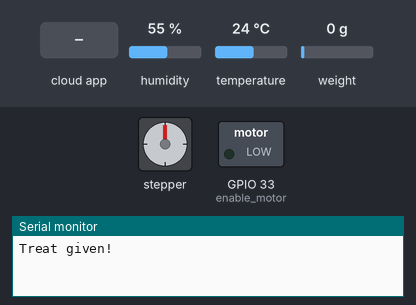
This sketch was run on a simulated ESP32. On the bench: stepper motor, switched loads named in the sketch (green lamp = pin HIGH), the last lines printed to the serial monitor. Wiring (inferred from the names in the program): stepper motor driver (200 steps per turn assumed): step GPIO 32; direction GPIO 35. The inputs (shaded band) are chosen by the test bench; at power-on: humidity 55 %, temperature 24 °C, weight on the scale 0 g. Uploads are accepted with an empty reply; the local clock reads 2024-03-15 10:24:30 at power-on unless the sketch sets it; the RemoteXY app is connected; pins used as bus, display or sensor lines are not drawn.

Above: at 2.2 s.
2.3 s: the phone or cloud app sets Treat to 1
At 3.0 s:
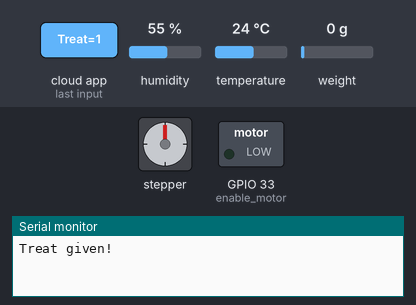
8.3 s: the phone or cloud app sets Calibrate to 1
At 11.6 s:
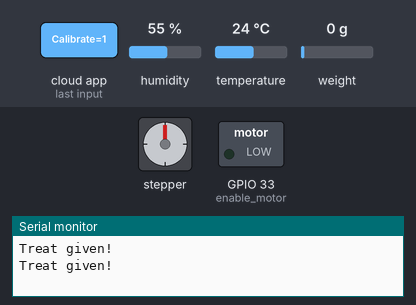
Timing chart, 0 to 69.8 s (numbered marks = the images above; inputs shaded):
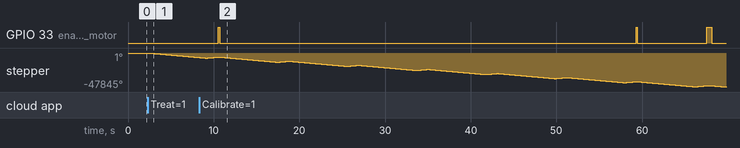

The sketch:

Main.ino
```cpp
/* TODO LIST

- HISTORICO
- FEED(RTC)
- SERVER TIME(RTC)??
- BUGS DEBOUNCING BUTTOM
- CALIBRATION TIMEOUT

*/

/*
   -- DF --

   This source code of graphical user interface
   has been generated automatically by RemoteXY editor.
   To compile this code using RemoteXY library 3.1.8 or later version
   download by link http://remotexy.com/en/library/
   To connect using RemoteXY mobile app by link http://remotexy.com/en/download/
     - for ANDROID 4.11.1 or later version;
     - for iOS 1.9.1 or later version;

   This source code is free software; you can redistribute it and/or
   modify it under the terms of the GNU Lesser General Public
   License as published by the Free Software Foundation; either
   version 2.1 of the License, or (at your option) any later version.
*/

//////////////////////////////////////////////
//        RemoteXY include library          //
//////////////////////////////////////////////

// RemoteXY select connection mode and include library
#define REMOTEXY_MODE__ESP32CORE_WIFI_CLOUD
#include <WiFi.h>
#include <HTTPClient.h>
#include <RemoteXY.h>
#include <ArduinoJson.h>
#include <string>
#include <cstring>
#include <Base64.h>

String HOST_NAME = "http://192.168.1.85";  // change to your PC's IP address
String PATH_NAME = "/insert_temp.php";
// RemoteXY connection settings
#define REMOTEXY_WIFI_SSID "DogFeederIoT"
#define REMOTEXY_WIFI_PASSWORD "12345678"
#define REMOTEXY_CLOUD_SERVER "cloud.remotexy.com"
#define REMOTEXY_CLOUD_PORT 6376
#define REMOTEXY_CLOUD_TOKEN "55e50841f56d4970c726b07309336673"

//server configuration stuff(incomplete)
const char WIFI_SSID[] = "Fabian"; //"Fabian";            //erodam
const char WIFI_PASSWORD[] ="easypassword"; // "easypassword";  //erodam password
//const char SERVER_USER[] = "@student.uc.pt";
//const char SERVER_PASS[] = "";

// RemoteXY configurate
#pragma pack(push, 1)
uint8_t RemoteXY_CONF[] =   // 743 bytes
  { 255,26,0,53,1,224,2,16,31,5,130,3,2,13,58,73,3,30,130,3,
  2,17,59,47,2,30,130,1,0,91,64,11,0,30,66,128,8,60,49,8,
  1,29,31,1,5,21,20,23,9,1,29,31,84,114,101,97,116,0,131,3,
  4,93,12,4,1,28,31,77,97,105,110,0,131,2,33,93,12,4,2,28,
  31,69,100,105,116,0,67,4,21,42,23,9,1,24,31,22,67,4,12,7,
  40,5,1,24,31,20,1,5,19,78,25,8,2,29,31,67,97,108,105,98,
  114,97,116,101,0,131,2,19,93,12,4,3,28,31,72,105,115,116,111,114,
  121,0,67,4,4,15,54,8,3,28,31,31,131,2,47,93,12,4,4,28,
  31,73,110,102,111,0,129,0,20,35,25,4,1,27,78,101,120,116,32,109,
  101,97,108,32,97,116,58,0,129,0,27,56,11,3,1,27,83,116,111,114,
  97,103,101,0,67,4,10,77,14,9,1,24,31,22,67,4,38,77,13,9,
  1,24,31,22,129,0,11,73,11,3,1,27,72,117,109,105,100,105,116,121,
  0,129,0,35,73,18,3,1,27,84,101,109,112,101,114,97,116,117,114,101,
  0,129,0,16,6,31,7,2,27,83,99,104,101,100,117,108,101,0,129,0,
  41,19,17,4,2,27,77,101,97,108,32,115,105,122,101,0,129,0,7,19,
  9,4,2,27,72,111,117,114,0,129,0,22,19,12,4,2,27,77,105,110,
  117,116,101,0,72,108,18,19,26,26,4,2,27,75,30,0,0,0,0,0,
  0,200,66,0,0,0,0,135,0,0,112,66,0,0,200,66,94,0,0,240,
  65,0,0,112,66,36,0,0,0,0,0,0,240,65,68,49,6,41,53,44,
  4,31,27,86,97,114,105,97,98,108,101,32,49,0,129,0,10,6,42,5,
  4,27,81,117,97,108,105,116,121,32,111,102,32,115,116,111,114,97,103,101,
  0,67,4,4,25,54,8,3,29,31,31,67,4,4,35,54,8,3,29,31,
  31,67,4,4,45,54,8,3,29,31,31,67,4,4,55,54,8,3,29,31,
  31,129,0,3,1,56,6,3,28,68,65,84,69,32,32,32,72,79,85,82,
  32,32,32,83,73,90,69,0,67,4,4,65,54,8,3,29,31,31,67,4,
  4,75,54,8,3,29,31,31,129,0,24,80,3,4,1,27,37,0,129,0,
  51,80,3,4,1,27,194,186,67,0,129,0,5,70,53,4,2,27,73,115,
  32,116,104,101,32,102,111,111,100,32,97,109,111,117,110,116,32,105,110,99,
  111,114,114,101,116,63,0,7,20,5,26,13,7,2,31,29,2,7,20,5,
  36,13,7,2,31,29,2,7,20,5,45,13,7,2,31,29,2,7,20,5,
  54,13,7,2,31,29,2,7,20,22,26,13,7,2,31,29,2,7,20,22,
  36,13,7,2,31,29,2,7,20,22,45,13,7,2,31,29,2,7,20,22,
  54,13,7,2,31,29,2,7,20,42,26,16,7,2,31,29,2,7,20,42,
  36,16,7,2,31,29,2,7,20,42,45,16,7,2,31,29,2,7,20,42,
  54,16,7,2,31,29,2,129,0,19,27,2,5,2,27,58,0,129,0,19,
  37,2,5,2,27,58,0,129,0,19,46,2,5,2,27,58,0,129,0,19,
  55,2,5,2,27,58,0,130,3,22,14,1,72,3,30,130,3,40,14,1,
  72,3,30 };

// this structure defines all the variables and events of your control interface
struct {

    // input variables
  uint8_t Treat; // =1 if button pressed, else =0
  uint8_t Calibrate; // =1 if button pressed, else =0
  int16_t Hour_A;  // 32767.. +32767
  int16_t Hour_B;  // 32767.. +32767
  int16_t Hour_C;  // 32767.. +32767
  int16_t Hour_D;  // 32767.. +32767
  int16_t Minute_A;  // 32767.. +32767
  int16_t Minute_B;  // 32767.. +32767
  int16_t Minute_C;  // 32767.. +32767
  int16_t Minute_D;  // 32767.. +32767
  int16_t Meal_size_A;  // 32767.. +32767
  int16_t Meal_size_B;  // 32767.. +32767
  int16_t Meal_size_C;  // 32767.. +32767
  int16_t Meal_size_D;  // 32767.. +32767

    // output variables
  int8_t Storage; // =0..100 level position
  char Info[22];  // string UTF8 end zero
  char Calendar[20];  // string UTF8 end zero
  char Record1[31];  // string UTF8 end zero
  char Info_H[22];  // string UTF8 end zero
  char Info_T[22];  // string UTF8 end zero
  int8_t circularbar_1;  // from 0 to 100
  float onlineGraph_1;
  char Record2[31];  // string UTF8 end zero
  char Record3[31];  // string UTF8 end zero
  char Record4[31];  // string UTF8 end zero
  char Record5[31];  // string UTF8 end zero
  char Record6[31];  // string UTF8 end zero
  char Record7[31];  // string UTF8 end zero

    // other variable
  uint8_t connect_flag;  // =1 if wire connected, else =0

} RemoteXY;
#pragma pack(pop)

//////////////////////////////////////////////////////////////////
//                  END RemoteXY include                        //
//////////////////////////////////////////////////////////////////

//////////////////////////////////////////////////////////////////
//                     INCLUDES & DEFINES                       //
//////////////////////////////////////////////////////////////////

// Humidity and temperature-----------------------------------------------
#include <Adafruit_Sensor.h>
#include <DHT.h>
#include <DHT_U.h>
#define DHTPIN 4       // Pin which is connected to the DHT sensor.
#define DHTTYPE DHT11  // DHT 11

DHT_Unified dht(DHTPIN, DHTTYPE);

float myTemperature = 0, myHumidity = 0;
unsigned long previousMillis = 0;  // store the last time an HTTP request was made
unsigned long interval = 15000;    // interval at which to send HTTP requests (60 seconds)

unsigned long previousGetProbMillis = 0;  // store the last time 'fungus_growth_prob' was retrieved
unsigned long getProbInterval = 25000;    // interval at which to get 'fungus_growth_prob' (30 seconds)

// Real Time Clock---------------------------------------------------------------------


#include "Arduino.h"
#include "uRTCLib.h"
uRTCLib rtc(0x68);  // uRTCLib rtc;

String lastTemperatureChange;
String lastHumidityChange;


// Scale/load cell---------------------------------------------------------------------

#include <HX711.h>

const int LOADCELL_DT_PIN = 27;
const int LOADCELL_SCK_PIN = 26;

HX711 scale;  // Create an instance of the HX711 library

float weight;

// Motor -----------------------------------------------------------------------------

const int enable_motor = 33;
const int step = 32;
const int dirPin = 35;

float cal = 0;  // auxiliary declaration

//////////////////////////////////////////////////////////////////
//                          FUNCTIONS                           //
//////////////////////////////////////////////////////////////////

//=====================================================================================

void stepper(float Screw_turns, int motorpin, bool direction) {

  int speed = 840;  //NEEDS TO BE CALIBRATED !!!
  int full_turn = 4000;

  int steps = Screw_turns * full_turn;  // get how many steps

  digitalWrite(enable_motor, LOW);
  digitalWrite(dirPin, direction);

  for (int x = 0; x < steps; x++) {
    digitalWrite(motorpin, HIGH);
    delayMicroseconds(speed);
    digitalWrite(motorpin, LOW);
    delayMicroseconds(speed);
  }
  digitalWrite(enable_motor, HIGH);
}


//--------------------------------------------------------------------------------------

int Calibration() {  // Motor will spin 5 times and drop an X amount of food. Then we can find how much food per turn.
  float weight = scale.get_units();
  float aux = 0;
  for (int i = 0; i <= 5; i = i + 1) {
    stepper(1, step, 0);    //1 turn = 4000 steps = 103g
    stepper(0.2, step, 1);  //spins backwards chug control
  }
  aux = scale.get_units();
  aux = (weight - aux) / 5;
  return aux;
}


//--------------------------------------------------------------------------------------

void feed(int cal, int amount, bool slow) {
  float turns;
  turns = 50 / cal;  //  to get how many turns to get 50g

  for (int i = 0; i <= amount; i = i + 50) {
    stepper(turns, step, 0);  //1 turn = 4000 steps = 103g
    stepper(0.2, step, 1);    //spins backwards chug control
    if (slow) {
      delay(1000);
    }
  }
}


//=====================================================================================

int temperature() {
  sensors_event_t event;
  dht.temperature().getEvent(&event);
  if (isnan(event.temperature)) {
    Serial.println("Error reading temperature!");
  } else {
    myTemperature = (float)event.temperature;
    rtc.refresh();
    lastTemperatureChange = String(rtc.hour()) + ":" + String(rtc.minute()) + ":" + String(rtc.second());
    return myTemperature;
  }
}


//--------------------------------------------------------------------------------------

float humidity() {
  sensors_event_t event;
  dht.humidity().getEvent(&event);
  if (isnan(event.relative_humidity)) {
    Serial.println("Error reading humidity!");
  } else {
    myHumidity = (float)event.relative_humidity;
    rtc.refresh();
    lastHumidityChange = String(rtc.hour()) + ":" + String(rtc.minute()) + ":" + String(rtc.second());
    return myHumidity;
  }
}


//--------------------------------------------------------------------------------------

int quality() {
  int aux;
  if (temperature() > 10 && temperature() < 20 && humidity() > 0 && humidity() < 30) aux = 95;
  if (temperature() > 20 && temperature() < 30 && humidity() > 30 && humidity() < 60) aux = 65;
  if (temperature() > 30 && humidity() > 60) aux = 35;
  return aux;
}


//=====================================================================================

void calculate_closest_meal() {
  int diff0 = abs((RemoteXY.Hour_A - rtc.hour()) * 60 + (RemoteXY.Minute_A - rtc.minute()));
  int diff1 = abs((RemoteXY.Hour_B - rtc.hour()) * 60 + (RemoteXY.Minute_B - rtc.minute()));
  int diff2 = abs((RemoteXY.Hour_C - rtc.hour()) * 60 + (RemoteXY.Minute_C - rtc.minute()));
  int diff3 = abs((RemoteXY.Hour_D - rtc.hour()) * 60 + (RemoteXY.Minute_D - rtc.minute()));
  //find smaller diffrence
  int minDiff = min(min(diff0, diff1), min(diff2, diff3));

  int closestHour, closestMinute;
  if (minDiff == diff0) {
    closestHour = RemoteXY.Hour_A;
    closestMinute = RemoteXY.Minute_A;
  } else if (minDiff == diff1) {
    closestHour = RemoteXY.Hour_B;
    closestMinute = RemoteXY.Minute_B;
  } else if (minDiff == diff2) {
    closestHour = RemoteXY.Hour_C;
    closestMinute = RemoteXY.Minute_C;
  } else {
    closestHour = RemoteXY.Hour_D;
    closestMinute = RemoteXY.Minute_D;
  }
  //coppy transform int to string
  String strHour = String(closestHour);
  String strMinute = String(closestMinute);
  String result = strHour + ":" + strMinute;
  strcpy(RemoteXY.Info, result.c_str());
}


//////////////////////////////////////////////////////////////////
//                          VOID SETUP                           //
//////////////////////////////////////////////////////////////////


void setup() {
  RemoteXY_Init();
  Serial.begin(9600);
  //Serial.begin(115200);

  RemoteXY_Init();

  // Initialize the HX711 module -----------------------------------------------------------

  scale.begin(LOADCELL_DT_PIN, LOADCELL_SCK_PIN);
  scale.set_scale(100);  // Replace 1000 with your calibration factor
  scale.tare();  // Tare the scale to remove any existing weight

  // Initialize RTC-------------------------------------------------------------------------

  URTCLIB_WIRE.begin();
  //rtc.set(0, 8, 14, 4, 6, 7, 2023); // rtc.set(second, minute, hour, dayOfWeek, dayOfMonth, month, year)

  // Initialize Humidity and temperature---------------------------------------------------

  dht.begin();
  sensor_t sensor;
  dht.temperature().getSensor(&sensor);

  // motor pins -----------------------------------------------------------------------------

  pinMode(enable_motor, OUTPUT);
  pinMode(step, OUTPUT);
  pinMode(dirPin, OUTPUT);

  //INITIALIZATION==========================================================================

  RemoteXY.Hour_A = 7;
  RemoteXY.Hour_B = 12;
  RemoteXY.Hour_C = 16;
  RemoteXY.Hour_D = 20;
  RemoteXY.Minute_A = 0;
  RemoteXY.Minute_B = 30;
  RemoteXY.Minute_C = 45;
  RemoteXY.Minute_D = 0;
  RemoteXY.Meal_size_A = 200;
  RemoteXY.Meal_size_B = 50;
  RemoteXY.Meal_size_C = 100;
  RemoteXY.Meal_size_D = 50;

  sprintf(RemoteXY.Record1, "15/07 16:45 132g");  // NEEDS TO BE UPDATED
  sprintf(RemoteXY.Record2, "15/07 12:30 73g");
  sprintf(RemoteXY.Record3, "15/07 07:00 211g");
  sprintf(RemoteXY.Record4, "14/07 20:00 243g");
  sprintf(RemoteXY.Record5, "14/07 16:45 105g");
  sprintf(RemoteXY.Record6, "14/07 12:30 60g");
  sprintf(RemoteXY.Record7, "14/07 07:00 213g");

  RemoteXY.Storage = 33;

  //--------------------------------------------------------------------------------------------------


}

#define ISPRESSED LOW

//////////////////////////////////////////////////////////////////
//                          VOID LOOP                           //
//////////////////////////////////////////////////////////////////


void loop() {
  unsigned long currentMillis = millis();
  //server input, all that is to be stored(varibles need to be changed,and times will be 1 min because quality is calculated on the server on these values)
  String queryString = "?user_id=User1&temperature=" + String(myTemperature) + "&humidity=" + String(myHumidity) + "&weight=" + String(weight) + "&lastHumidityChange=" + String(lastHumidityChange) + "&lastTemperatureChange=" + String(lastTemperatureChange);

  //code that sends info above to server every "interval" milliseconds
  if (currentMillis - previousMillis >= interval) {
    // save the last time the HTTP request was made
    previousMillis = currentMillis;

    // ... put your HTTP request code here ...
    HTTPClient http;

    http.begin(HOST_NAME + PATH_NAME + queryString);  //HTTP
    int httpCode = http.GET();

    if (httpCode > 0) {
      if (httpCode == HTTP_CODE_OK) {
        String payload = http.getString();
        Serial.println(payload);
      } else {
        Serial.printf("[HTTP] GET... code: %d\n", httpCode);
      }
    } else {
      Serial.printf("[HTTP] GET... failed, error: %s\n", http.errorToString(httpCode).c_str());
    }

    http.end();
  }

  // Code that retrieves the fungus_growth_prob at a smaller interval
  if (currentMillis - previousGetProbMillis >= getProbInterval) {
    // Save the last time the fungus_growth_prob was retrieved
    previousGetProbMillis = currentMillis;

    // HTTP request code
    HTTPClient http;

    // Update this with your host name and the correct PHP script name
    http.begin(HOST_NAME + "/insert_temp.php");
    int httpCode = http.GET();

    if (httpCode > 0) {
      if (httpCode == HTTP_CODE_OK) {
        String payload = http.getString();
        Serial.println(payload);  // print payload once here

        // Create a StaticJsonDocument
        StaticJsonDocument<200> doc;

        // Parse the JSON object in the payload
        DeserializationError error = deserializeJson(doc, payload);

        // Test if parsing succeeds.
        if (error) {
          Serial.print(F("deserializeJson() failed: "));
          Serial.println(error.c_str());
          // handle the error in some way
        } else {
          // Get the value of fungus_growth_prob.
          float fungus_growth_prob = doc["fungus_growth_prob"];

          Serial.println(fungus_growth_prob);
          RemoteXY.onlineGraph_1 = fungus_growth_prob;
          RemoteXY.circularbar_1 = fungus_growth_prob;

        }
      } else {
        Serial.printf("[HTTP] GET... code: %d\n", httpCode);
      }
    } else {
      Serial.printf("[HTTP] GET... failed, error: %s\n", http.errorToString(httpCode).c_str());
    }

    http.end();
  }

  RemoteXY_Handler();

  rtc.refresh();
  sprintf(RemoteXY.Calendar, "%02d/%02d/%02d   %02d:%02d:%02d", rtc.day(), rtc.month(), rtc.year(), rtc.hour(), rtc.minute(), rtc.second());
  //update real time to RemoteXY.hour RemoteXY.minute RemoteXY.second ---- day month year?


  // Quality (temperature,humidity)

  dtostrf(temperature(), 0, 0, RemoteXY.Info_T);
  dtostrf(humidity(), 0, 0, RemoteXY.Info_H);

  //RemoteXY.onlineGraph_1 = quality();
  //RemoteXY.circularbar_1 = quality();

//calibration process
  if (RemoteXY.Calibrate == 1) {
    cal = Calibration();
  }
  if (RemoteXY.Calibrate == 1){
    Serial.print("Calibrated: cal=");
    Serial.println(cal);
  }
  static byte currentButtonStatus = !ISPRESSED;
  byte buttonStatus = RemoteXY.Treat;

   if (buttonStatus != currentButtonStatus)
  {
    currentButtonStatus = buttonStatus;

    if (currentButtonStatus == ISPRESSED)
    {
      // change the led status when the button becomes pressed
      Serial.println("Treat given!");
    }

    // simple debounce using delay
    delay(50);
  }

   // Give a treat
  if (RemoteXY.Treat == 1) {
    stepper(1, step, 0);
    stepper(0.2, step, 1);
  }
  if (RemoteXY.Treat == 1)Serial.println("Treat given!");


  // NEXT MEAL AT:
  calculate_closest_meal();

   //How much food left
  weight = scale.get_units();
  RemoteXY.Storage = round(weight/15);

 //MUST CONVERT FLOAT TO 0..100 level position; max = 1.5kg for the prototype
  // Print the raw value and weight to the Serial Monitor
 // Serial.print("Weight: ");
 // Serial.print(weight);
  //Serial.println(" grams");


///IMPLEMENT FEED----------------------

if(RemoteXY.Hour_A == rtc.hour() && RemoteXY.Minute_A == rtc.minute()){
  feed(cal,RemoteXY.Meal_size_A,0);
}
if(RemoteXY.Hour_B == rtc.hour() && RemoteXY.Minute_B == rtc.minute()){
  feed(cal,RemoteXY.Meal_size_B,0);
}
if(RemoteXY.Hour_C == rtc.hour() && RemoteXY.Minute_C == rtc.minute()){
  feed(cal,RemoteXY.Meal_size_C,0);
}
if(RemoteXY.Hour_D == rtc.hour() && RemoteXY.Minute_D == rtc.minute()){
  feed(cal,RemoteXY.Meal_size_D,0);
}
//----------------------------------

}
```

Measured:
- after the input at 2.3 s, stepper: keeps turning counter-clockwise at about 1067°/s, starting after 0.11 s
